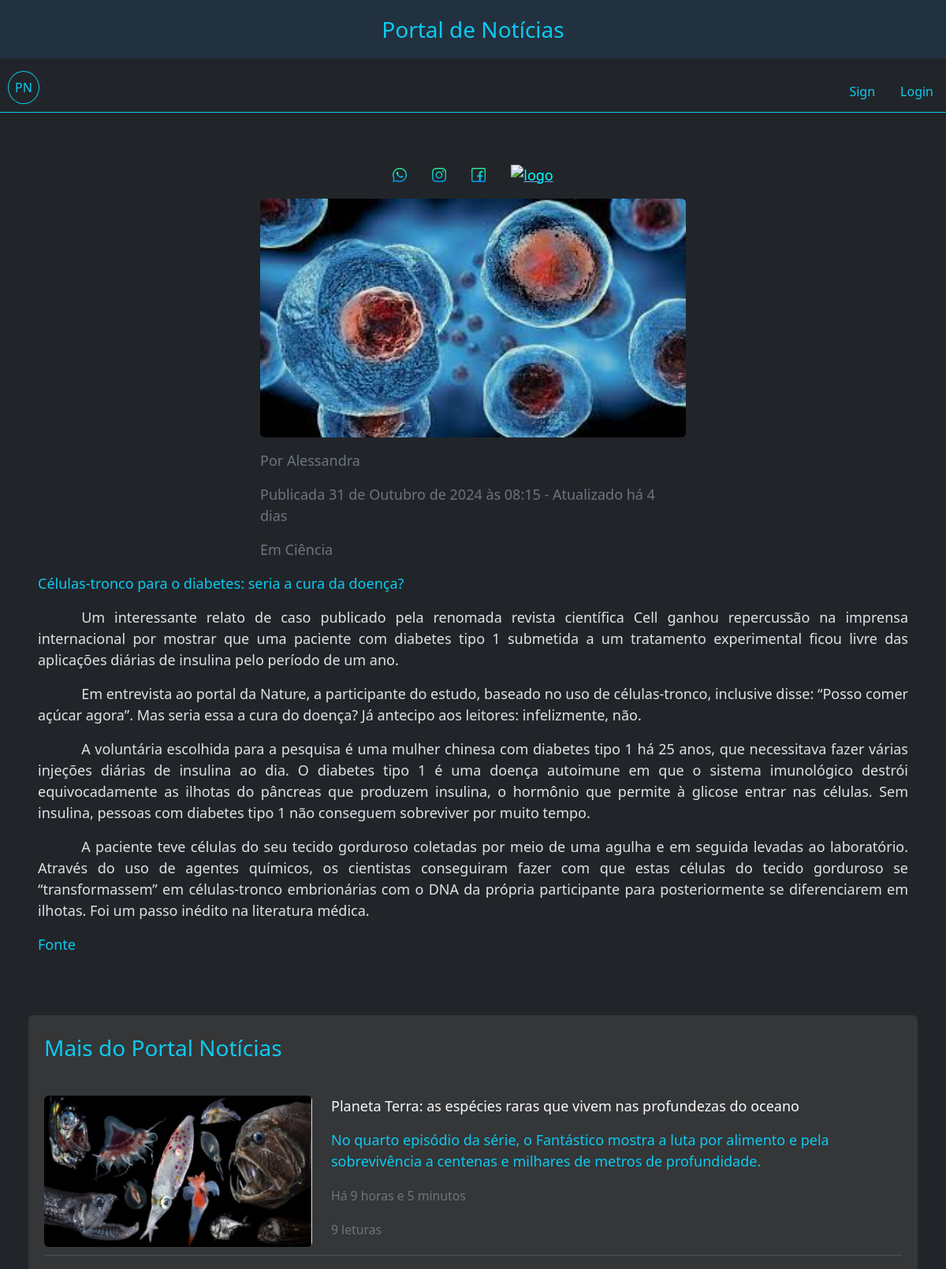
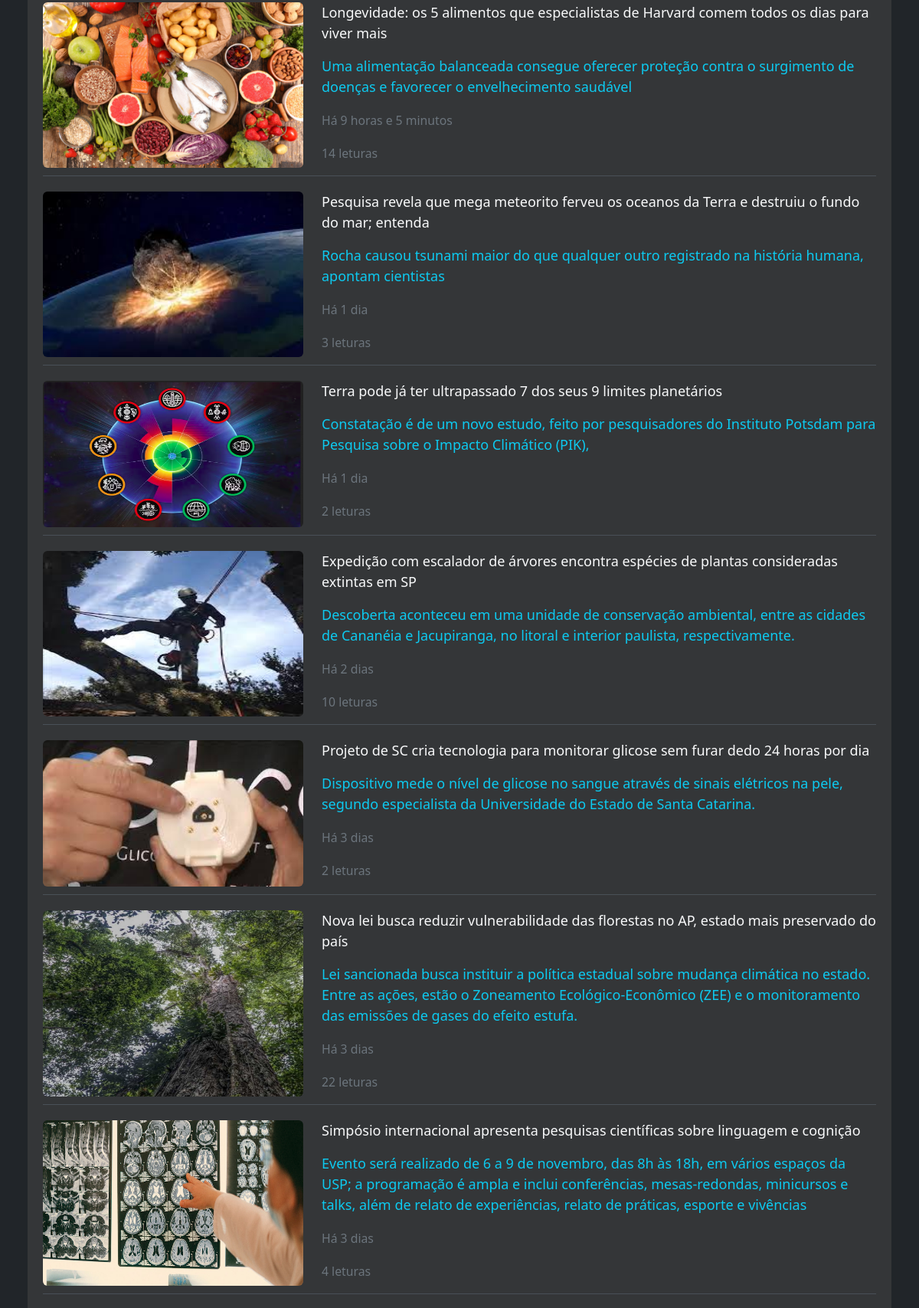
Page /portal/celulas-tronco-para-o-diabetes-seria-a-cura-da-doenca/ (upper part) on the committed database (2 pictures, top to bottom).
### app_noticias/models.py (models this page shows, shortened)
class Noticia(models.Model):
    titulo = models.CharField('Título', max_length=100, unique=True,  null=True)
    slug = models.SlugField(max_length=100, editable=False, unique=True, null=True)
    subtitulo = models.CharField('Subtítulo', max_length=300, null=True )
    conteudo= models.TextField('Conteúdo', max_length=3000)
    criada_em = models.DateTimeField('Criada em', help_text='dd/mm/yyyy hh:MM', auto_now_add=True)
    atualizada_em = models.DateTimeField('Atualizada', help_text='dd/mm/yyyy hh:MM', auto_now_add=True)
    imagem = models.ImageField(upload_to='', blank=True)
    autor = models.ForeignKey(User, on_delete=models.RESTRICT, editable=False)
    categoria = models.ManyToManyField(Categoria)
    publicada_em = models.DateTimeField('Publicada em', help_text='dd/mm/yyyy hh:MM', null=True, editable=False)
    publicada = models.BooleanField('Publicada', default=False)
    num_visualizacoes = models.IntegerField(default=0, verbose_name='Número de visualizações', editable=False)
    fonte_informacao = models.CharField('Fonte', max_length=400, null=True )
    def _calcular_tempo_da_atualizacao(self) -> str:
        return calcular_tempo_decorrido(self.atualizada_em)
    atualizacao_tempo = property(_calcular_tempo_da_atualizacao)
    def _calcular_tempo_da_publicacao(self) -> str:
        return calcular_tempo_decorrido(self.publicada_em)
    publicacao_tempo = property(_calcular_tempo_da_publicacao)
    def _paragrafos(self) -> list[str]:
        return self.conteudo.split('\n')
    paragrafos = property(_paragrafos)
    def save(self, *args, **kwargs):
        self.slug = slugify(self.titulo)
        if self.publicada and not self.publicada_em:
            self.publicada_em = datetime.now()
        elif not self.publicada and self.publicada_em:
            self.publicada_em = None
        return super().save(*args, **kwargs)
    class Meta:
        db_table = 'noticias'
        permissions = [
            ("pode_publicar", "Permissão atribuida à Editores para a publicação da Notícia"),
        ]

class Categoria(models.Model):
    nome = models.CharField('Categoria', max_length=30, unique=True)
    imagem = models.ImageField(upload_to='', blank=True, null=True)
    criado_em = models.DateField(auto_now_add=True)

### app_noticias/views.py (the view)
# urls.py: path("portal/<slug:slug>/", NoticiaDetailView.as_view(), name="noticia-detail"),
class NoticiaDetailView(NoticiaBaseDetailView):
    def acrescentar_visualizacao(self, noticia_id: int = 0):
        if self.object.publicada and not noticia_id:
            self.object.num_visualizacoes += 1
            self.object.save()

### app_noticias/context_processors.py (called while the page is built)
def user_permissions(request):
    return {
        'is_editor': request.user.groups.filter(name='Editores').exists(),
        'is_author': request.user.groups.filter(name='Autores').exists(),
    }

### app_noticias/views.py (called while the page is built)
    def get_context_data(self, **kwargs):
        context = super().get_context_data(**kwargs)
        ids_das_categorias = [categoria.id for categoria in self.object.categoria.all()]
        noticias_relacionadas = Noticia.objects.filter(categoria__in=ids_das_categorias,publicada=True).exclude(id=self.object.id).distinct().order_by('-publicada_em')
        context['noticias'] = noticias_relacionadas
        return context

    def pode_ver_uma_noticia_nao_publicada(self) -> bool:
        eh_editor: bool = self.request.user.has_perm('app_noticias.pode_publicar')
        eh_autor: bool = self.request.user.has_perm('app_noticias.add_noticia')
        eh_autor_da_noticia: bool = eh_autor and self.object.autor == self.request.user
        pode_ver_noticia_nao_publicada: bool = eh_editor or eh_autor_da_noticia
        return self.object.publicada or pode_ver_noticia_nao_publicada

    def get(self, request, *args, **kwargs):
        self.object = self.get_object()
        if not self.pode_ver_uma_noticia_nao_publicada():
            raise PermissionDenied('Permissão para ver a notícia negada! Está notícia não foi publicada.')
        identificador = kwargs.get('pk', 0)
        self.acrescentar_visualizacao(identificador)
        context = self.get_context_data(object=self.object)
        return self.render_to_response(context)

### app_noticias/templates/noticia.html (shortened to what this page needs)
{% extends "base.html" %}
{% load django_bootstrap5 %}
{% load static %}
{% block content %}
{% static 'media' as media_url %}
<div class=" p-5 ">
    <div class="d-flex justify-content-center p-3 text-info">
        <a href="https://www.whatsapp.com/?lang=pt_BR" target="_blank">
            <img src="{% static 'icones/whatsapp.png' %}" alt="logo" width="50" class="px-3" style="color: aqua;">
        </a>
        <a href="https://www.instagram.com/" target="_blank">
            <img src="{% static 'icones/instagram.png' %}" alt="logo" width="50" class="px-3" style="color: aqua;">
        </a>
        <a href="https://web.facebook.com/?locale=pt_BR&_rdc=1&_rdr" target="_blank">
            <img src="{% static 'icones/facebook.png' %}" alt="logo" width="50" class="px-3" style="color: aqua;">
        </a>
        <a href="https://x.com/?lang=pt-br" target="_blank">
            <img src="{% static 'icones/x.png' %}" alt="logo" width="50" class="px-3" style="color: aqua;">
        </a>
    </div>
    <div class="d-flex  justify-content-center ">
        <div class="d-flex flex-column" style="width: 540px;">
            <div class="ratio ratio-16x9 mb-3" style="object-fit: contain; ">
                <img src="{{media_url}}/{{noticia.imagem}}" class="rounded w-100" alt="{{noticia.titulo}}">
            </div>
            <div>
                <p class="text-secondary responsive">Por {{noticia.autor}}</p>
                {% if noticia.publicada %}
                <small>
                    <p class="text-secondary responsive">Publicada {{noticia.publicada_em}} - Atualizado há
                        {{noticia.atualizacao_tempo}}
                    </p>
                </small>
                {% else %}
                <small>
                    <p class="text-secondary responsive">Atualizado há {{noticia.atualizacao_tempo}}</p>
                    {% endif %}
                <small>
                    <p class="text-secondary responsive">Em {% for cate in noticia.categoria.all %}{{cate.nome}}
                        {% if not forloop.last %} e {% endif %}{% endfor %}
                    </p>
                </small>
            </div>
        </div>
    </div>
    <div class="d-flex justify-content-center text-wrap">
        <div class=" responsive" style=" text-align: justify;">
            <p class="text-info  responsive">{{noticia.titulo}}</p>
            {% for paragrafo in noticia.paragrafos %}
            <small>
                <p style="text-indent: 5%;" class="responsive">
                    {{ paragrafo|safe }}
                </p>
            </small>
            {% endfor %}
            {% if "http" in noticia.fonte_informacao %}
            <a href="{{noticia.fonte_informacao}}" target="_blank" class=" text-decoration-none"><small
                    class="text-info responsive">Fonte</small></a>
            {% else %}
            <p class="text-secondary responsive"><small>Fonte: {{noticia.fonte_informacao}}</small></p> </small>
            {% endif %}
        </div>
    </div>
    <div style="margin-top: 60px; padding: 0;">
        <div class="justify-content-center row mt-3">
            <div class=" mt-3 mb-3  rounded" style="background-color: #343638; padding: 20px;">
                <p class="text-info fs-3 responsive" style="margin-bottom: 40px;">Mais do Portal Notícias </p>
                {% include "noticia_card.html" %}
            </div>
        </div>
    </div>
</div>
{% endblock %}

### app_noticias/templates/noticia_card.html (shortened to what this page needs)
{% load django_bootstrap5 %}
{% load static %}
{% static 'media' as media_url %}
{% for uma_noticia in noticias %}
<a href="{% url 'noticia-detail' uma_noticia.slug %}" class="  text-decoration-none">
    <div class=" d-flex border-bottom " style="margin-bottom: 20px; flex-wrap: wrap; padding: 0;">
        <div class="ratio ratio-16x9 " style="object-fit: contain; max-width: 340px;   margin-bottom: 10px;">
            <img src="{{media_url}}/{{uma_noticia.imagem}}" alt="{{uma_noticia.titulo}}" class="w-100 rounded">
        </div>
        <div class="col">
            <p class="ms-4 responsive text-light ">{{uma_noticia.titulo}}</p>
            <p class="ms-4  responsive text-info ">{{uma_noticia.subtitulo}}</p>
            {% if uma_noticia.publicacao_tempo == 'agora' %}
            <p class="ms-4 responsive text-secondary text-capitalize"><small>{{uma_noticia.publicacao_tempo}}</small>
            </p>
            {% else %}
            <p class="ms-4 responsive text-secondary"><small>Há {{uma_noticia.publicacao_tempo}}</small></p>
            {% if uma_noticia.num_visualizacoes == 0 %}
            <p class="ms-4 responsive text-secondary"><small>Não lida</small></p>
            {% else %}
            <p class="ms-4 responsive text-secondary"><small>{{ uma_noticia.num_visualizacoes }}
                    letura{{ uma_noticia.num_visualizacoes|pluralize }}</small></p>
            {% endif %}
            {% endif %}
        </div>
    </div>
</a>
{% endfor %}

### staticfiles/css.css (style rules this page uses)
@media (min-width: 300px) { .responsive { font-size: 12px; } }
@media (min-width: 440px) { .responsive { font-size: 14px; } }
@media (min-width: 640px) { .responsive { font-size: 15px; } }
@media (min-width: 768px) { .responsive { font-size: 16px; } }
@media (min-width: 1024px) { .responsive { font-size: 18px; } }

### rows in the picture
Noticia: imagem (picture), autor "Alessandra", publicada_em "31 de Outubro de 2024 às 08:15", atualizacao_tempo "4 dias", titulo "Células-tronco para o diabetes: seria a cura da doença?"
Categoria: nome "Ciência"
Noticia: imagem (picture), titulo "Planeta Terra: as espécies raras que vivem nas profundezas do oceano", subtitulo "No quarto episódio da série, o Fantástico mostra a luta por alimento e pela sobrevivência a centenas e milhares de metros de profundidade.", publicacao_tempo "9 horas e 5 minutos", num_visualizacoes "9"
Noticia: imagem (picture), titulo "Longevidade: os 5 alimentos que especialistas de Harvard comem todos os dias para viver mais", subtitulo "Uma alimentação balanceada consegue oferecer proteção contra o surgimento de doenças e favorecer o envelhecimento saudável", publicacao_tempo "9 horas e 5 minutos", num_visualizacoes "14"
Noticia: imagem (picture), titulo "Pesquisa revela que mega meteorito ferveu os oceanos da Terra e destruiu o fundo do mar; entenda", subtitulo "Rocha causou tsunami maior do que qualquer outro registrado na história humana, apontam cientistas", publicacao_tempo "1 dia", num_visualizacoes "3"
Noticia: imagem (picture), titulo "Terra pode já ter ultrapassado 7 dos seus 9 limites planetários", subtitulo "Constatação é de um novo estudo, feito por pesquisadores do Instituto Potsdam para Pesquisa sobre o Impacto Climático (PIK),", publicacao_tempo "1 dia", num_visualizacoes "2"
Noticia: imagem (picture), titulo "Expedição com escalador de árvores encontra espécies de plantas consideradas extintas em SP", subtitulo "Descoberta aconteceu em uma unidade de conservação ambiental, entre as cidades de Cananéia e Jacupiranga, no litoral e interior paulista, respectivamente.", publicacao_tempo "2 dias", num_visualizacoes "10"
Noticia: imagem (picture), titulo "Projeto de SC cria tecnologia para monitorar glicose sem furar dedo 24 horas por dia", subtitulo "Dispositivo mede o nível de glicose no sangue através de sinais elétricos na pele, segundo especialista da Universidade do Estado de Santa Catarina.", publicacao_tempo "3 dias", num_visualizacoes "2"
Noticia: imagem (picture), titulo "Nova lei busca reduzir vulnerabilidade das florestas no AP, estado mais preservado do país", subtitulo "Lei sancionada busca instituir a política estadual sobre mudança climática no estado. Entre as ações, estão o Zoneamento Ecológico-Econômico (ZEE) e o monitoramento das emissões de gases do efeito estufa.", publicacao_tempo "3 dias", num_visualizacoes "22"
Noticia: imagem (picture), titulo "Simpósio internacional apresenta pesquisas científicas sobre linguagem e cognição", subtitulo "Evento será realizado de 6 a 9 de novembro, das 8h às 18h, em vários espaços da USP; a programação é ampla e inclui conferências, mesas-redondas, minicursos e talks, além de relato de experiências, relato de práticas, esporte e vivências", publicacao_tempo "3 dias", num_visualizacoes "4"
